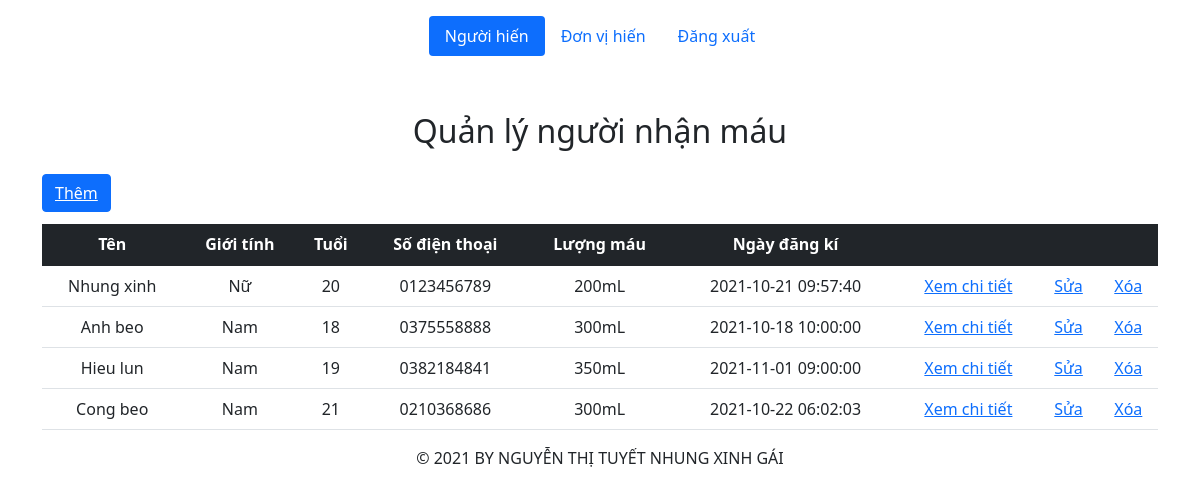
/src/index.php, run on the app's committed database.
### tables this page shows
CREATE TABLE `blood_recipient` (
  `reci_id` int(10) NOT NULL,
  `reci_name` varchar(55) NOT NULL,
  `reci_age` int(4) NOT NULL,
  `reci_bgrp` varchar(10) NOT NULL,
  `reci_bqnty` int(10) NOT NULL,
  `reci_sex` int(1) NOT NULL DEFAULT 0,
  `reci_reg_date` datetime NOT NULL DEFAULT current_timestamp(),
  `reci_phno` varchar(10) NOT NULL
);

### src/index.php (the view, shortened to what this page needs)
<?php
    require('templates/header.php');
    require("config/constants.php");
?>
    <div class="container">
        <h2 class="text-center" style="margin-top: 40px; margin-bottom:24px;">Quản lý người nhận máu</h2>
        <button type="button" class="btn btn-primary" style="margin-bottom: 12px"><a href="add.php" class="text-white">Thêm</a></button>
        <table class="table text-center">
            <thead class="bg-dark text-white">
            <tr>
                <th>Tên</th>
                <th>Giới tính</th>
                <th>Tuổi</th>
                <th>Số điện thoại</th>
                <th>Lượng máu</th>
                <th>Ngày đăng kí</th>
                <th></th>
                <th></th>
                <th></th>
            </tr>
            </thead>
            <tbody>
                <?php
                    $sql = "select * from blood_recipient";
                    $query = mysqli_query($conn, $sql);
                    while($row = mysqli_fetch_assoc($query)){
                        echo "
                            <tr>
                                <td>".$row["reci_name"]."</td>
                                <td>";
                                    if($row["reci_sex"] == 0){
                                        echo "Nữ";
                                    }else{
                                        echo "Nam";
                                    }
                                echo "</td>
                                <td>".$row["reci_age"]."</td>
                                <td>".$row["reci_phno"]."</td>
                                <td>".$row["reci_bqnty"]."mL</td>
                                <td>".$row["reci_reg_date"]."</td>
                                <td><a href='detail.php?id=".$row["reci_id"]."'>Xem chi tiết</a></td>
                                <td><a href='update.php?id=".$row["reci_id"]."'>Sửa</a></td>
                                <td><a href='delete.php?id=".$row["reci_id"]."'>Xóa</a></td>
                            </tr>
                        ";
                    }
                ?>
            </tbody>
        </table>
    </div>
<?php
include('templates/footer.php')
?>

### src/templates/header.php (shortened to what this page needs)
<!DOCTYPE html>
<html lang = "en">
    <head>
        <link href="https://cdn.jsdelivr.net/npm/bootstrap@5.1.1/dist/css/bootstrap.min.css" rel="stylesheet">
        <link rel="stylesheet" href="https://cdn.jsdelivr.net/npm/bootstrap-icons@1.5.0/font/bootstrap-icons.css">
    </head>
<body>
<header class="d-flex justify-content-center py-3">
    <ul class="nav nav-pills">
        <li class="nav-item"><a href="#" class="nav-link active" aria-current="page"> Người hiến </a></li>
        <li class="nav-item"><a href="#" class="nav-link">Đơn vị hiến</a></li>
        <li class="nav-item"><a href="#" class="nav-link">Đăng xuất</a></li>
    </ul>
</header>

### src/templates/footer.php (shortened to what this page needs)
        <div class="main-content">
    <div class="wrapper">
        <div class="row">
            <div class="col-12 text-center">
                <p>© 2021 BY NGUYỄN THỊ TUYẾT NHUNG XINH GÁI </p>
            </div>
        </div>
    </div>
</div>
</body>
</html>

### data on the page
blood_recipient: reci_name "Nhung xinh", reci_sex "Nữ", reci_age "20", reci_phno "0123456789", reci_bqnty "200", reci_reg_date "2021-10-21 09:57:40"
blood_recipient: reci_name "Anh beo", reci_sex "Nam", reci_age "18", reci_phno "0375558888", reci_bqnty "300", reci_reg_date "2021-10-18 10:00:00"
blood_recipient: reci_name "Hieu lun", reci_sex "Nam", reci_age "19", reci_phno "0382184841", reci_bqnty "350", reci_reg_date "2021-11-01 09:00:00"
blood_recipient: reci_name "Cong beo", reci_sex "Nam", reci_age "21", reci_phno "0210368686", reci_bqnty "300", reci_reg_date "2021-10-22 06:02:03"
